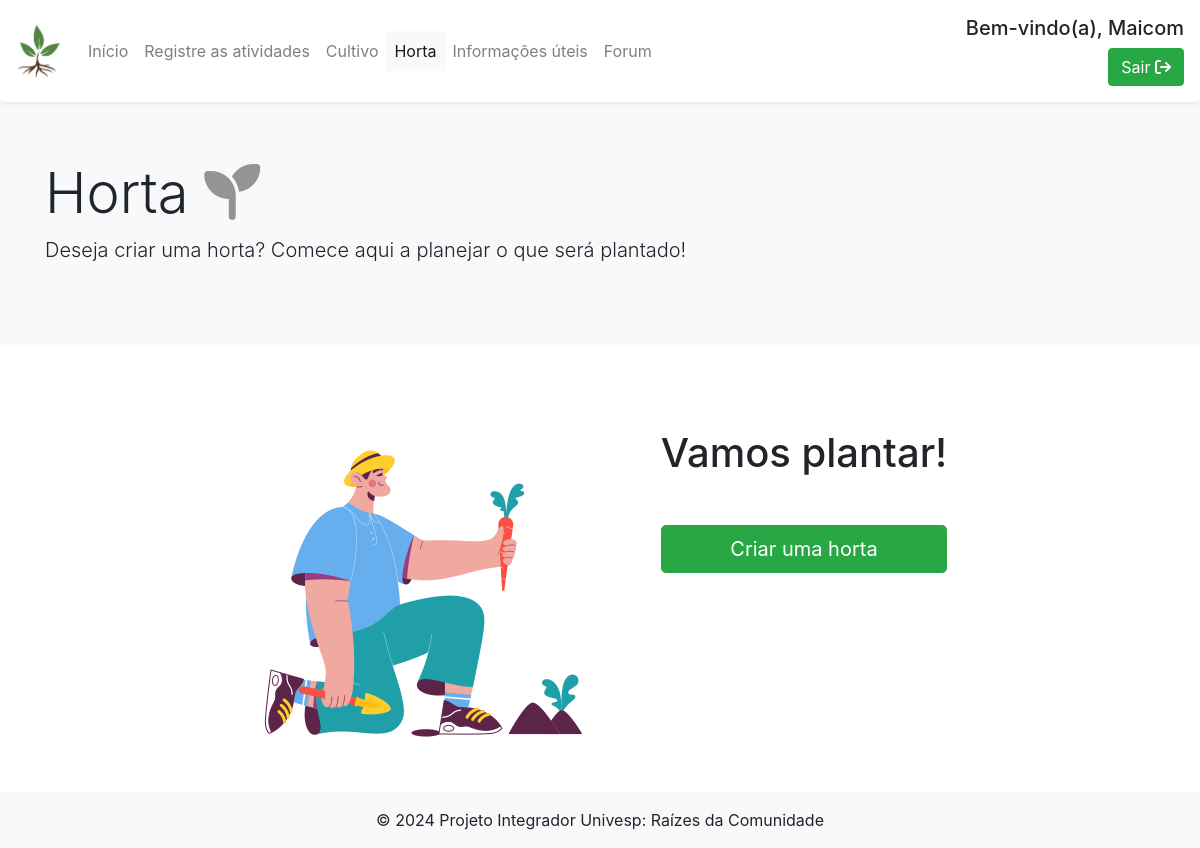
Page /authuser/horta/ (signed in) on the earlier database version.
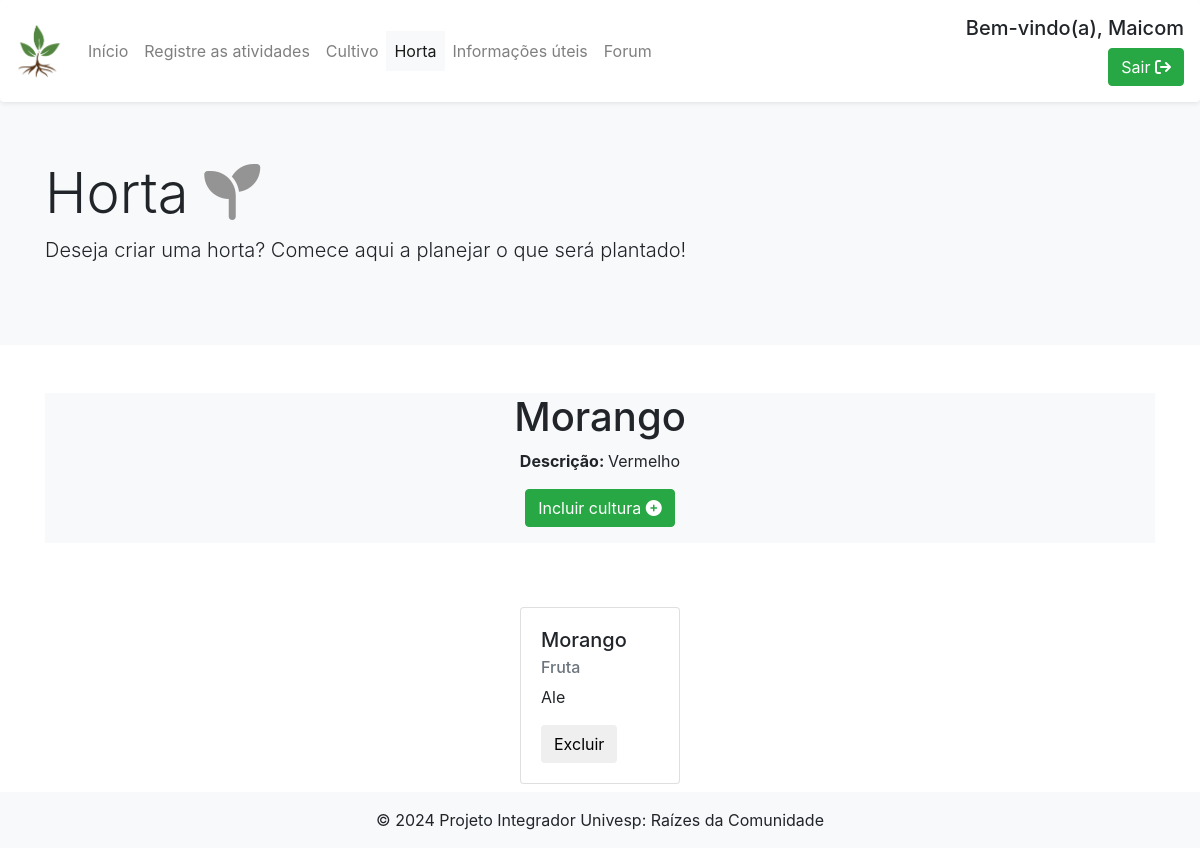
Same page on the later database version.
### app_horta/models.py (models this page shows, shortened)
class Horta(models.Model):
    usuario = models.ForeignKey(User, on_delete=models.CASCADE)
    nome = models.CharField(null= False, max_length=50)
    descricao = models.CharField(max_length=150)

class Cultura(models.Model):
    horta = models.ForeignKey(Horta, on_delete=models.CASCADE)
    name = models.CharField(null= False, max_length=50)
    type = models.CharField(max_length=50)
    desc = models.CharField(max_length=150)

### app_horta/views.py (the view)
# urls.py: path('horta/', minha_horta, name='minha_horta'),
@login_required(login_url="/login/login/")
def minha_horta(request):
    lista_culturas = {}
    try:
        horta_do_usuario = Horta.objects.get(usuario=request.user)
        horta_id = horta_do_usuario.id
        lista_culturas = Cultura.objects.filter(horta_id=horta_id)
        return render(request, 'horta/horta.html', {'horta': horta_do_usuario, 'culturas': lista_culturas})
    except Horta.DoesNotExist:
        return render(request, 'horta/horta.html')

### templates/horta/horta.html (shortened to what this page needs)
{% extends 'base.html' %}
{% block conteudo %}
<div class="jumbotron jumbotron-fluid bg-light">
    <div class="container">
      <h1 class="display-4">Horta  <i class="fa-solid fa-seedling" style="color: #949494;"></i></h1>
      <p class="lead">Deseja criar uma horta? Comece aqui a planejar o que será plantado!</p>
    </div>
  </div>
<section>
    <div class="container">
        {% if horta %}
        <div class="d-flex justify-content-center flex-column align-items-center mb-5 mt-5 bg-light">
            <h1>{{ horta.nome }}</h1>
            <p><span class="font-weight-bold">Descrição: </span>{{ horta.descricao }}</p>
            <button type="button" class="btn btn-success mb-3" data-toggle="modal" data-target="#modalExemplo">
                Incluir cultura <i class="fa-solid fa-circle-plus" style="color: #ffffff;"></i>
            </button>
        </div>
        {% if culturas  %}
        <div class="row d-flex flex-wrap justify-content-center align-items-center">
            {% for cultura in culturas %}
            <div class="col-sm-2 d-flex justify-content-center align-items-center">
                <div class="card mt-3"  style="width: 15rem;">
                <div class="card-body">
                    <h5 class="card-title">{{cultura.name}}</h5>
                    <h6 class="card-subtitle mb-2 text-muted">{{cultura.type}}</h6>
                    <p class="card-text">{{cultura.desc}}</p>
                    <form action="{% url 'excluir_cultura' cultura.id %}" method="post">
                        <button type="submit" class="btn btn-secundary">Excluir</button>
                    </form>
                </div>
                </div>
            </div>
            {% endfor %}
        </div>
        {% else %}
        <div class="alert alert-warning mt-5 text-center" role="alert">
            A horta não possui culturas
        </div>
        {% endif %}
    </section>
    <section>
    {% else %}
        <div class="d-flex justify-content-center align-items-center h-100 mt-5">
            <div class="d-flex flex-wrap">
                <div class="d-flex flex-fill p-2 justify-content-center">
                    <img src="/media/sammy-man-gardener-digging-up-a-carrot.png" class="img-fluid pt-3" alt="Imagem responsiva">
                </div>
                <div class="card border-0 text-center pl-4 pt-3">
                    <div class="card-body">
                    <h1 class="card-title">Vamos plantar!</h1>
                    <a href="{% url 'criar_horta' %}" class="btn btn-lg btn-block mt-5 mb-5 btn-success">Criar uma horta</a>
                    </div>
                </div>
            </div>
        </div>
    {% endif %}
</section>
{% endblock %}

Differences in the rows shown:
added Horta: nome "Morango", descricao "Vermelho"
added Cultura: name "Morango", type "Fruta", desc "Ale"
Other differences:
text no longer shown: "Vamos plantar! Criar uma horta"
text now shown: "Descrição: Incluir cultura"
